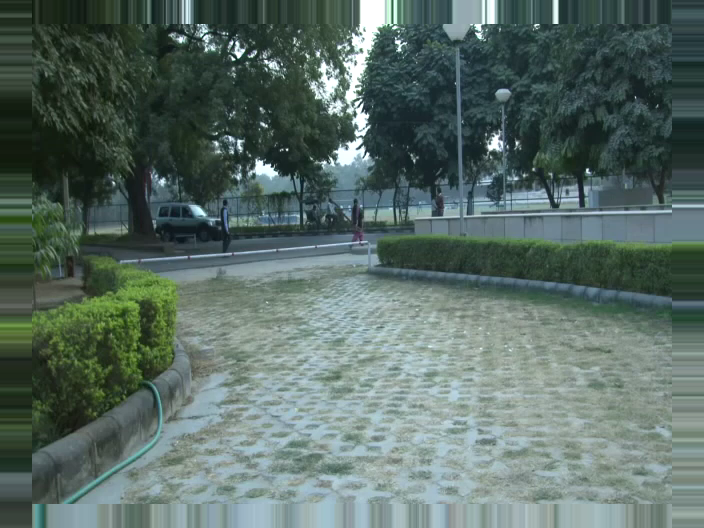
#> input picture newfront copy/input/frames_extended/frame_0_04.png, 704 x 528 px, found by its file name; its folder holds 4 pictures in this run
$ python extend_frame.py
#> lines starting #> are read from the running program, lines starting #| are printed output that depends on the picture; pictures that were not available may be replaced by others from this repository, and a replacement may not be noted
from PIL import Image
import os

#function to extend frame
def extend_frame(image_path, factor):

#> called with image_path = 'frame_0_04.png', factor = 1.05
    im = Image.open(image_path)#opening image
#> im is the input picture: PIL image 704x528 RGB; mean R, G, B 89.5, 107.9, 101.6

    #resizing image
    (original_width, original_height) = im.size
#> original_width = 704; original_height = 528
    new_width = int(original_width * factor)
#> new_width = 739
    new_height = int(original_height * factor)
#> new_height = 554

    new_im = Image.new("RGB", (new_width, new_height))
#> new_im: PIL image 739x554 RGB; every value is 0

    x_offset = (new_width - original_width) // 2
#> x_offset = 17
    y_offset = (new_height - original_height) // 2
#> y_offset = 13

    #creating new image witth empty space
    new_im.paste(im, (x_offset, y_offset))
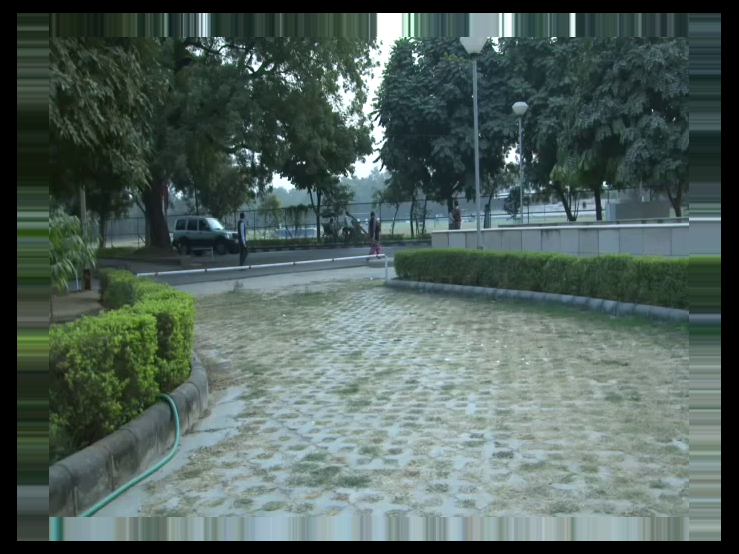
#> new_im: PIL image 739x554 RGB; mean R, G, B 81.2, 98, 92.3
    #new_im.show()

    #felling empty space
    if y_offset > 0:
        top_edge_color = im.crop((0, 0, original_width, 1)).resize((new_width, y_offset))
        bottom_edge_color = im.crop((0, original_height - 1, original_width, original_height)).resize((new_width, new_height - y_offset - original_height))
        new_im.paste(top_edge_color, (0, 0))
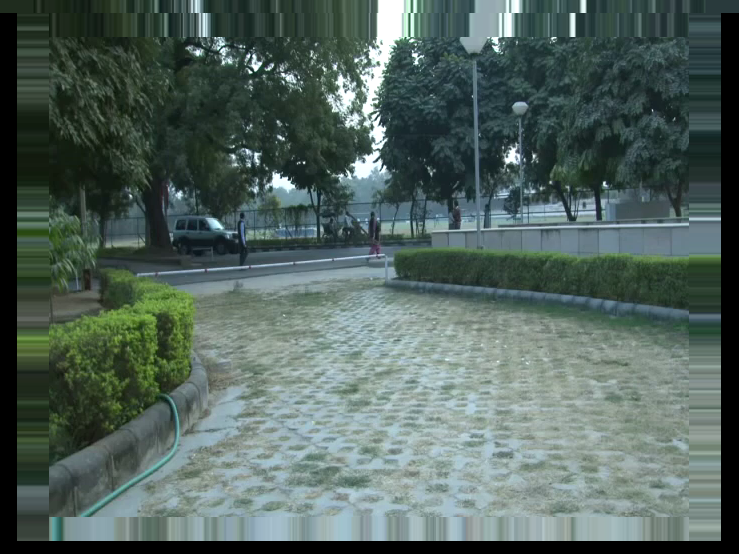
#> new_im: PIL image 739x554 RGB; mean R, G, B 82.8, 100, 94.2
        new_im.paste(bottom_edge_color, (0, y_offset + original_height))
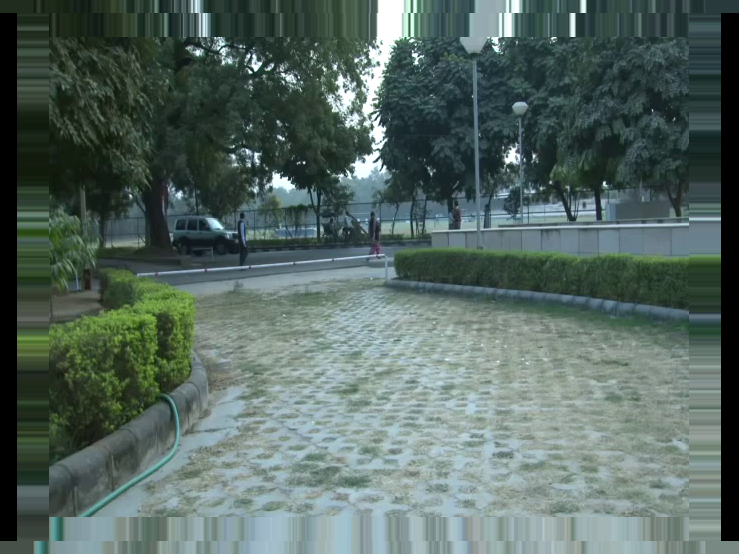
#> new_im: PIL image 739x554 RGB; mean R, G, B 86, 103.7, 97.9

    if x_offset > 0:
        left_edge_color = im.crop((0, 0, 1, original_height)).resize((x_offset, new_height))
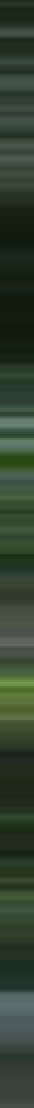
#> left_edge_color: PIL image 17x554 RGB (shown 2 times larger); mean R, G, B 49.4, 64.8, 47.3
        right_edge_color = im.crop((original_width - 1, 0, original_width, original_height)).resize((new_width - x_offset - original_width, new_height))
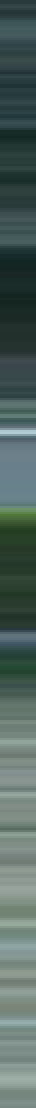
#> right_edge_color: PIL image 18x554 RGB (shown 2 times larger); mean R, G, B 80.5, 99.5, 94.4
        new_im.paste(left_edge_color, (0, 0))
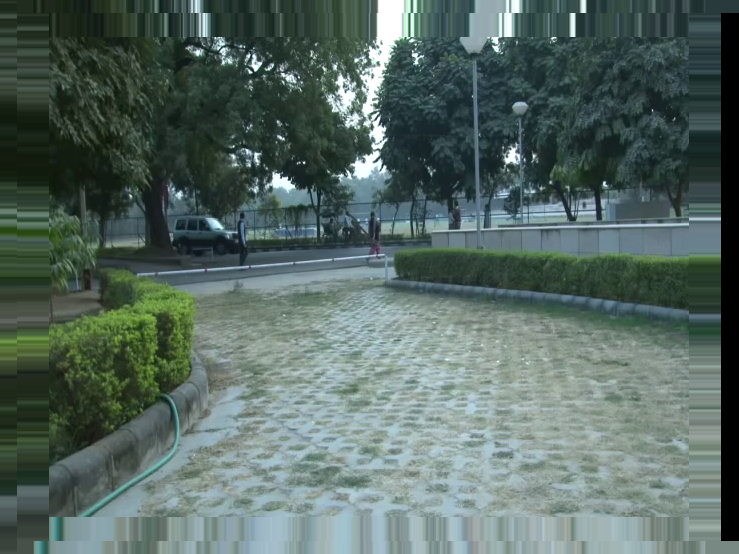
#> new_im: PIL image 739x554 RGB; mean R, G, B 87.1, 105.1, 98.9
        new_im.paste(right_edge_color, (x_offset + original_width, 0))
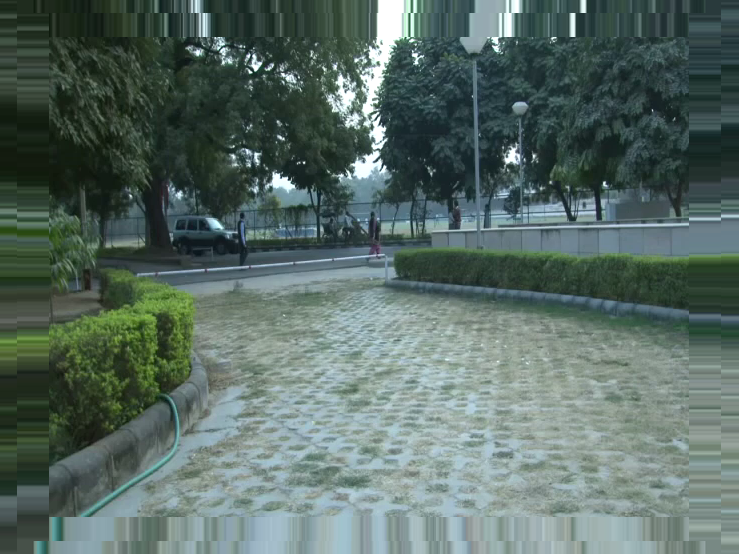
#> new_im: PIL image 739x554 RGB; mean R, G, B 89, 107.4, 101.1

    return new_im

#extended_image = extend_frame("test_images/highest_room.jpg", 1.2)
#extended_image.show()


def extend_frames(source_path):

    dir_name=os.path.dirname(source_path)
    destination_path =  os.path.join(dir_name,'frames_extended')
    os.makedirs(destination_path, exist_ok=True)

    supported_extensions = ['.jpg', '.jpeg', '.png', '.bmp', '.gif']
    for filename in os.listdir(source_path):
        if any(filename.lower().endswith(ext) for ext in supported_extensions):
            file_path = os.path.join(source_path, filename)
            extended_image = extend_frame(file_path, 1.05)
            save_path=os.path.join(destination_path, filename)
            extended_image.save(save_path)
    return destination_path


if __name__ == "__main__":
    source_path = r""
    extend_frames(source_path)

$ run again, on newfront copy/input/frames_extended/frame_0_44.png
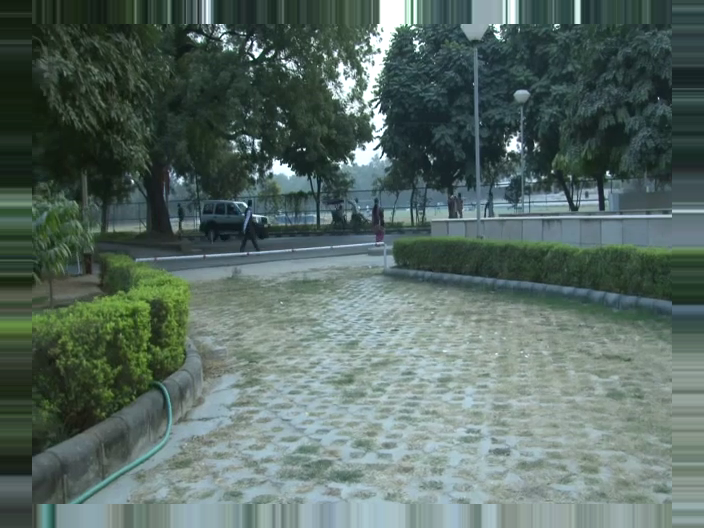
#> input picture newfront copy/input/frames_extended/frame_0_44.png, 704 x 528 px, found by its file name
#> in extend_frame, im is the input picture: PIL image 704x528 RGB; mean R, G, B 88.5, 106.6, 100.2
#> in extend_frame, `right_edge_color = im.crop((original_width - 1, 0, original_width, ori..`:
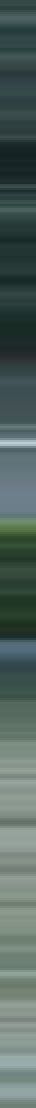
#> right_edge_color: PIL image 18x554 RGB (shown 2 times larger); mean R, G, B 81.4, 99.4, 94.3
#> in extend_frame, `new_im.paste(right_edge_color, (x_offset + original_width, 0))`:
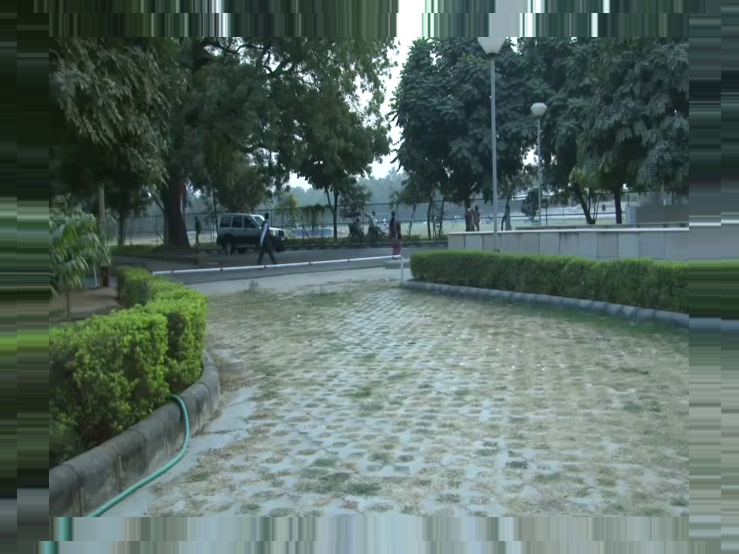
#> new_im: PIL image 739x554 RGB; mean R, G, B 87.9, 106, 99.6
